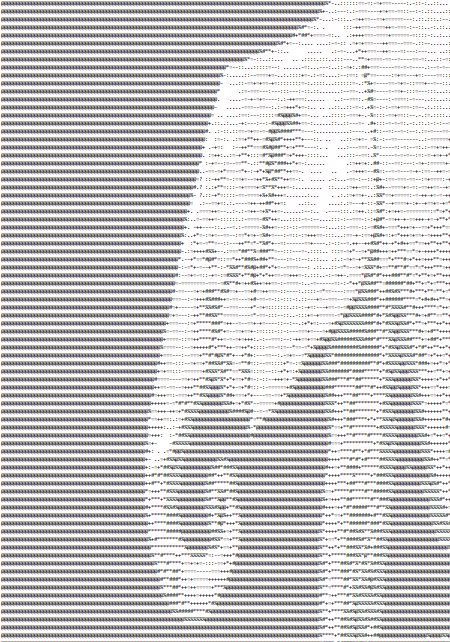
#> input picture image/test.png, 450 x 642 px
$ python asciicode.py image/test.png
#> lines starting #> are read from the running program, lines starting #| are printed output that depends on the picture
#!/usr/bin/env python3
from PIL import Image
import sys

# Check the number of command-line arguments
if len(sys.argv) != 2:
    print ("Usage: python3 asciicode.py <IMAGE>\n   e.g., python3 asciicode.py image.png")
    sys.exit(1)

# Define the allowed image formats
allowed_formats = ["PNG", "JPG", "JPEG", "BMP"]

# Get the image file path from the command-line argument
img_path = sys.argv[1]

# Check if the file format is allowed
try:
    with Image.open(img_path) as img:
        # Get the format of the image (e.g., "PNG", "JPEG")
#> img is the input picture: PIL image 450x642 RGBA; mean R, G, B, A 207.8, 205.9, 206.8, 255
        image_format = img.format
#> image_format = 'PNG'
    if image_format and image_format.upper() in allowed_formats:
        print(f"Processing {image_format} image...")
#> (printed output is left out)
    else:
        print(f"Error: Only {', '.join(allowed_formats)} image formats are allowed.")
        sys.exit(1)
except Exception as e:
    print("Error: Could not open the image file.")
    sys.exit(1)

# Open the image
image = Image.open(img_path)

# Convert the image to grayscale
image_grayscale = image.convert("L")
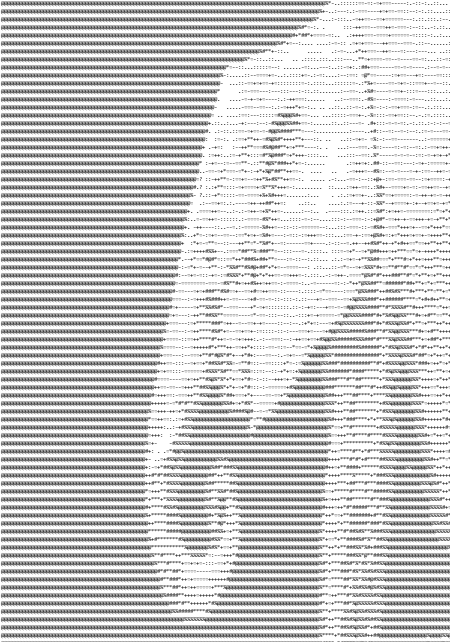
#> image_grayscale: PIL image 450x642 L; min 63, max 255, mean 206.6
print ("Break Point")

# Define the ASCII characters for conversion
ascii_chars = "@%#*+=-:. "

# Resize the image based on the number of characters you want to display per line
largeur, hauteur = image_grayscale.size
#> largeur = 450; hauteur = 642
largeur_cible = 100
facteur_redimensionnement = largeur_cible / largeur
#> facteur_redimensionnement = 0.222
hauteur_cible = int(hauteur * facteur_redimensionnement)
#> hauteur_cible = 142
image_redimensionnee = image_grayscale.resize((largeur_cible, hauteur_cible))
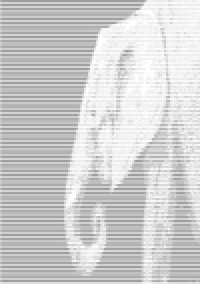
#> image_redimensionnee: PIL image 100x142 L (shown 2 times larger); min 155, max 255, mean 206.5

# Generate the ASCII image
pixels = image_redimensionnee.getdata()
ascii_image = ""
for pixel_value in pixels:
    if 0 <= pixel_value // 25 < len(ascii_chars):
        ascii_image += ascii_chars[pixel_value // 25]
    else:
        ascii_image += '?'
#> this loop made 14200 passes
#> (pixel_value, ascii_image) on passes 1 to 12: (178, ':'), (156, ':-'), (158, ':--'), (158, ':---'), (158, ':----'), (158, ':-----'), (158, ':------'), (158, ':-------'), (158, ':--------'), (158, ':---------'), (158, ':----------'), (158, ':-----------')

# Split the ASCII image into lines
lines_ascii = [ascii_image[i:i+largeur_cible] for i in range(0, len(ascii_image), largeur_cible)]
#> lines_ascii = 142 items

# Write the ASCII image to a text file
with open("ascii_image.txt", "w") as fichier:
    for line in lines_ascii:
        fichier.write(line + "\n")
#> this loop made 142 passes

print("The ASCII image has been saved to the ascii_image.txt file.")
